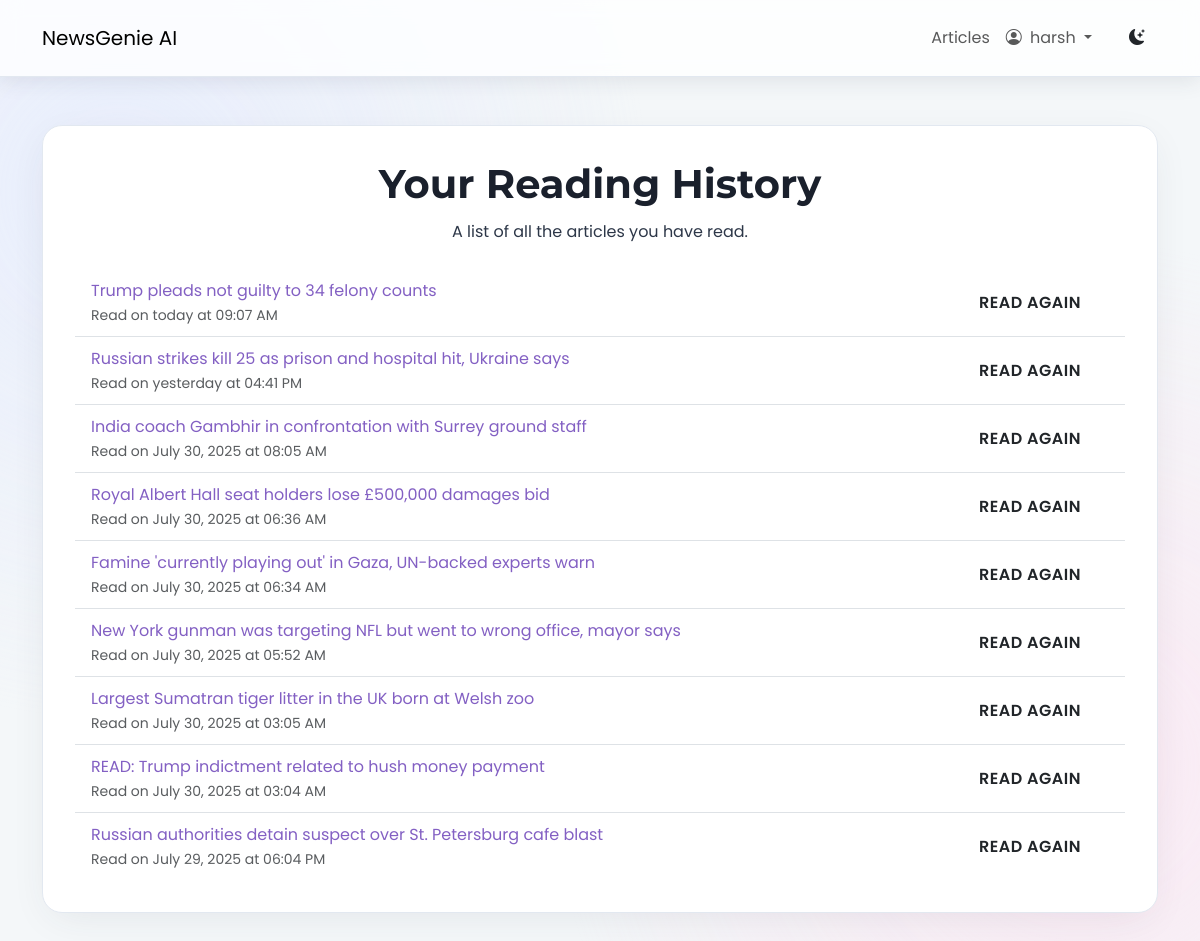
The page /history/ (signed in) on the database as committed earlier.
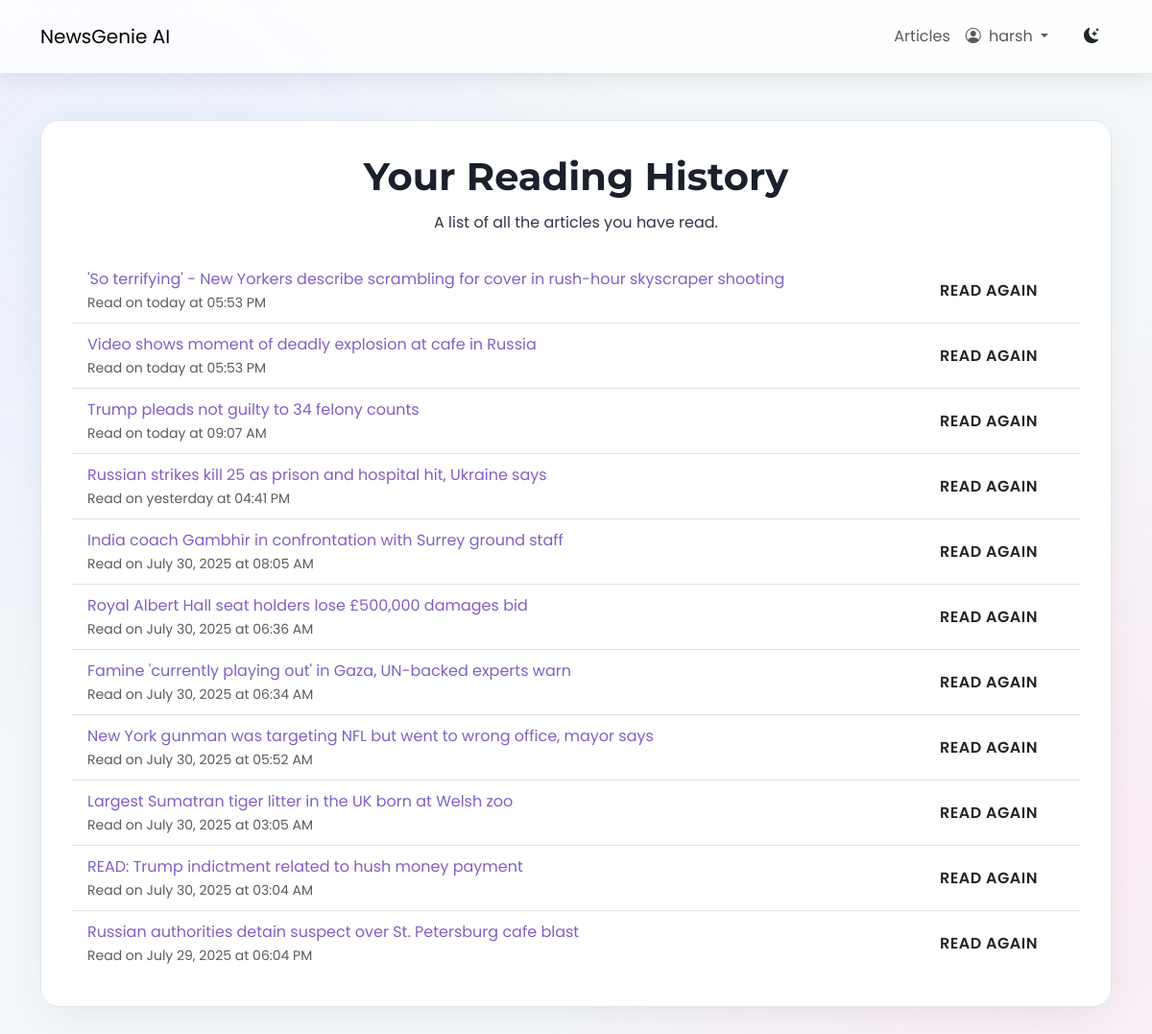
The same page on the database as committed later.
### news/models.py (models this page shows, shortened)
class ReadingHistory(models.Model):
    user = models.ForeignKey(User, on_delete=models.CASCADE)
    article = models.ForeignKey(Article, on_delete=models.CASCADE)
    read_at = models.DateTimeField(default=timezone.now)

class Article(models.Model):
    title = models.CharField(max_length=255)
    author = models.CharField(max_length=100, default="Unknown")
    content = models.TextField()
    url = models.URLField(unique=True)
    source = models.CharField(max_length=100)
    published_at = models.DateTimeField()
    summary = models.TextField(blank=True, null=True)
    category = models.ManyToManyField(Category, related_name='articles')
    approved = models.BooleanField(default=False)
    audio_file = models.FileField(upload_to='news_audio/', blank=True, null=True)
    def approved_status(self):
        return self.approved
    approved_status.boolean = True
    approved_status.short_description = "Approved"

### news/views.py (the view)
# urls.py: path('history/', views.reading_history, name="history"),
@login_required
def reading_history(request):
    history = ReadingHistory.objects.filter(user=request.user).order_by('-read_at')
    if request.user.is_authenticated:
        article_ids = [h.article.id for h in history]
        liked_articles_ids = ArticleLike.objects.filter(user=request.user, article__id__in=article_ids).values_list('article__id', flat=True)
        bookmarked_articles_ids = Bookmark.objects.filter(user=request.user, article__id__in=article_ids).values_list('article__id', flat=True)
        for h in history:
            h.article.is_liked_by_user = h.article.id in liked_articles_ids
            h.article.is_bookmarked_by_user = h.article.id in bookmarked_articles_ids
    else:
        for h in history:
            h.article.is_liked_by_user = False
            h.article.is_bookmarked_by_user = False
    return render(request, "news/reading_history.html", {"history": history})

### news/templates/news/reading_history.html (shortened to what this page needs)
{% extends 'news/base.html' %}
{% load static %}
{% load humanize %}
{% block content %}
<div class="reading-history-container app-card text-center mt-5">
    <div class="page-header-section">
        <h1 class="page-title-heading">Your Reading History</h1>
        <p class="page-subtitle-text">A list of all the articles you have read.</p>
    </div>
    {% if history %}
    <div class="mt-4">
        <ul class="list-group list-group-flush reading-history-list">
            {% for entry in history %}
            <li class="list-group-item d-flex justify-content-between align-items-center reading-history-item">
                <div class="text-start flex-grow-1">
                    <a href="{% url 'news:detail' entry.article.pk %}" class="reading-history-link">{{ entry.article.title }}</a>
                    <p class="small text-muted mb-0">Read on {{ entry.read_at|naturalday }} at {{ entry.read_at|time:"h:i A" }}</p>
                </div>
                <div class="ms-3">
                    <a href="{% url 'news:detail' entry.article.pk %}" class="btn app-btn outline-btn read-again-btn">Read Again</a>
                </div>
            </li>
            {% endfor %}
        </ul>
    </div>
    {% else %}
    <div class="text-center py-5">
        <p class="lead">You haven't read any articles yet.</p>
        <a href="{% url 'news:article_list' %}" class="btn app-btn primary-btn mt-3">Explore Articles</a>
    </div>
    {% endif %}
</div>
{% endblock %}

Rows that differ between the two databases and show on the page:
added ReadingHistory: article "'So terrifying' - New Yorkers describe scrambling for cover in rush-hour skyscraper shooting", read_at "today", read_at "05:53 PM"
added ReadingHistory: article "Video shows moment of deadly explosion at cafe in Russia", read_at "today", read_at "05:53 PM"
